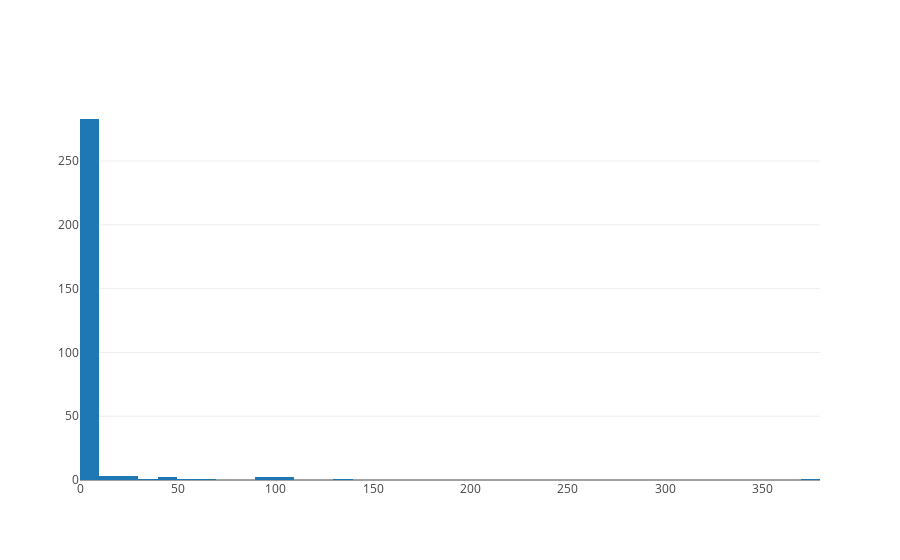

Notebook source saved alongside this figure:
### Code cell
graph2 = go.Histogram(
    x=y,

)

fig =  go.Figure(data=[graph2])
py.offline.iplot(fig)

### Figure 1 — Plotly figure (JSON) as saved in the notebook; plotly's stock layout.template omitted (floating-point values rounded to 4 significant figures; data arrays with more than 128 entries replaced by an {"elided": "..."} marker saying what was removed)
{"data": [{"type": "histogram", "uid": "7a890f8a-d6be-11e8-a278-f8633f8576ee", "x": {"elided": "300 int values"}}], "layout": {}}
